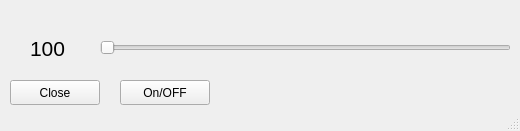
<?xml version="1.0" encoding="UTF-8"?>
<ui version="4.0">
 <class>Backlight</class>
 <widget class="QMainWindow" name="Backlight">
  <property name="geometry">
   <rect>
    <x>0</x>
    <y>0</y>
    <width>520</width>
    <height>131</height>
   </rect>
  </property>
  <property name="windowTitle">
   <string>Backlight</string>
  </property>
  <widget class="QWidget" name="centralwidget">
   <widget class="QSlider" name="bl_slider">
    <property name="geometry">
     <rect>
      <x>100</x>
      <y>40</y>
      <width>411</width>
      <height>16</height>
     </rect>
    </property>
    <property name="orientation">
     <enum>Qt::Horizontal</enum>
    </property>
   </widget>
   <widget class="QPushButton" name="btn_close">
    <property name="geometry">
     <rect>
      <x>10</x>
      <y>80</y>
      <width>90</width>
      <height>25</height>
     </rect>
    </property>
    <property name="text">
     <string>Close</string>
    </property>
   </widget>
   <widget class="QLabel" name="val_label">
    <property name="geometry">
     <rect>
      <x>30</x>
      <y>40</y>
      <width>51</width>
      <height>17</height>
     </rect>
    </property>
    <property name="font">
     <font>
      <pointsize>16</pointsize>
     </font>
    </property>
    <property name="text">
     <string>100</string>
    </property>
   </widget>
   <widget class="QPushButton" name="onoff_btn">
    <property name="geometry">
     <rect>
      <x>120</x>
      <y>80</y>
      <width>90</width>
      <height>25</height>
     </rect>
    </property>
    <property name="text">
     <string>On/OFF</string>
    </property>
   </widget>
  </widget>
  <widget class="QStatusBar" name="statusbar"/>
 </widget>
 <resources/>
 <connections/>
</ui>
